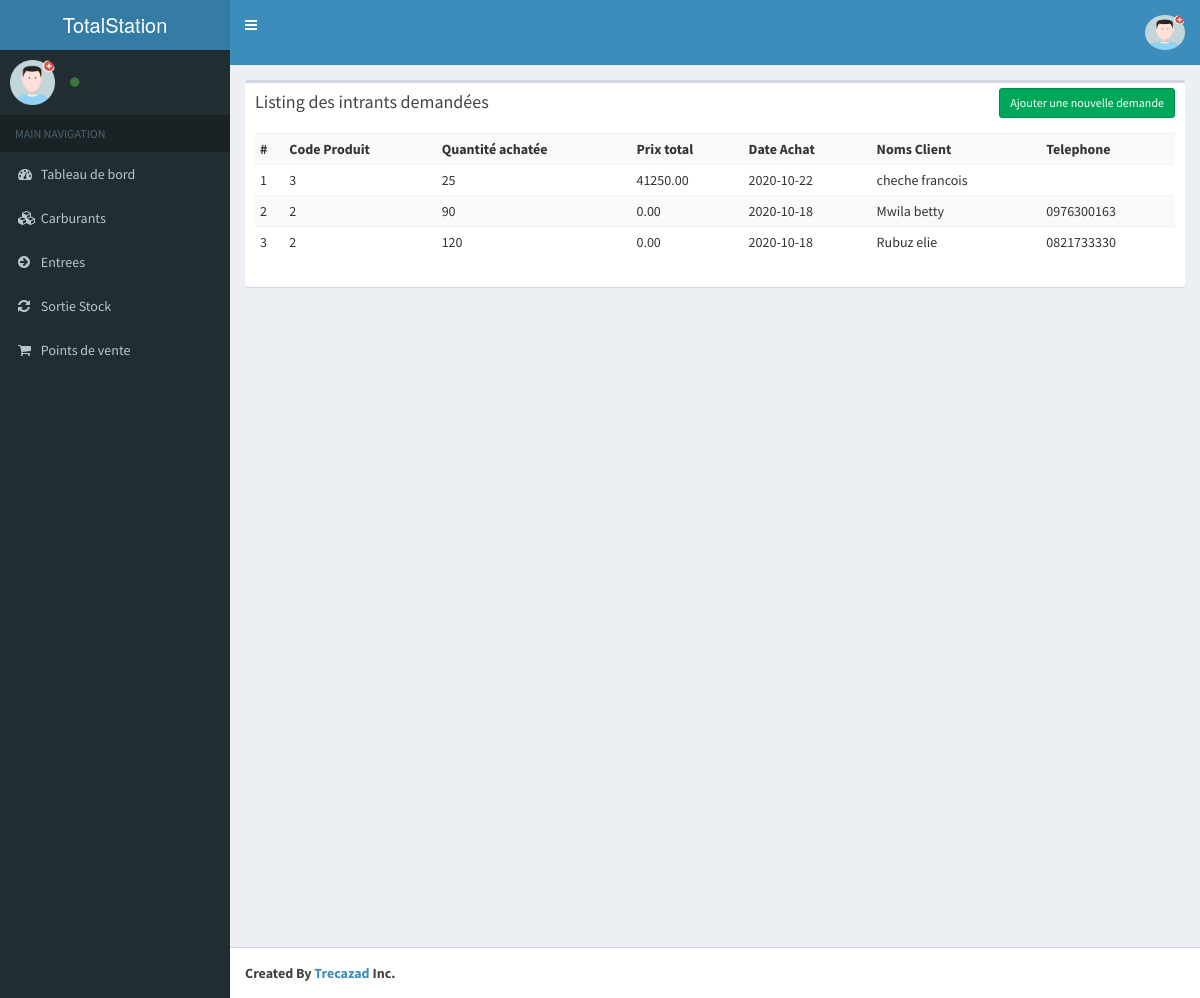
The app's page /index.php/demande with its own data.
### tables this page shows
CREATE TABLE `tb_im_demandes` (
  `demande_id` int(11) NOT NULL,
  `benef_nom` varchar(75) NOT NULL,
  `prix_total` float NOT NULL,
  `benef_prenom` varchar(75) DEFAULT NULL,
  `benef_phone` varchar(25) DEFAULT NULL,
  `qte_demandee` int(11) DEFAULT NULL,
  `date_demandee` date DEFAULT NULL,
  `intrant_sid` int(11) DEFAULT NULL,
  `date_ajout` datetime NOT NULL,
  `date_modif` datetime NOT NULL,
  `shop_sid` int(11) NOT NULL
);

### application/controllers/Demande.php (called while the page is built, shortened)
<?php
class Demande extends CI_Controller{
    function __construct()
    {
        $this->load->model('User_model');
        $this->load->model('Educazad_model');
    }
    function index()
    {
        $data['all_demandes'] = $this->Educazad_model->get_multiple('tb_im_demandes', array(), 'tb_im_demandes.demande_id','DESC');
        $data['_view'] = 'demandes/index';
        $this->load->view('layouts/main',$data);
    }
}

### index.php (called while the page is built, shortened)
<?php
require_once BASEPATH.'core/CodeIgniter.php';

### application/models/Educazad_model.php (called while the page is built, shortened)
<?php
class Educazad_model extends CI_Model
{
    public function get_multiple($table, $where = array(), $order_by = '', $order = '', $limit_page = array(), $position = array())
    {
        $this->db->order_by($order_by, $order);
        $query = $this->db->get_where($table, $where);
        return $query->result();
    }
}

### application/views/demandes/index.php (the view, shortened to what this page needs)
<div class="row">
    <div class="col-md-12">
        <div class="box">
            <div class="box-header">
                <h3 class="box-title">Listing des intrants demandées</h3>
                <div class="box-tools">
                    <a href="<?php echo site_url('demande/add'); ?>" class="btn btn-success btn-sm">Ajouter une nouvelle demande</a>
                </div>
            </div>
            <div class="box-body">
                <div class="table-responsive">
                    <table class="table table-striped table-sm table-condensed">
                        <tr>
                            <th>#</th>
                            <th>Code Produit</th>
                            <th>Quantité achatée</th>
                            <th>Prix total</th>
                            <th>Date Achat</th>
                            <th>Noms Client</th>
                            <th>Telephone</th>
                        </tr>
                        <?php $count=1; foreach($all_demandes as $t){ ?>
                            <tr>
                                <td><?php echo $count++; ?></td>
                                <td><?php echo $t->intrant_sid; ?></td>
                                <td><?php echo $t->qte_demandee; ?></td>
                                <td><?php echo $t->prix_total; ?>.00</td>
                                <td><?php echo $t->date_demandee; ?></td>
                                <td><?php echo $t->benef_nom; ?> <?php echo $t->benef_prenom; ?></td>
                                <td><?php echo $t->benef_phone; ?></td>
                            </tr>
                        <?php } ?>
                    </table>
                </div>
            </div>
        </div>
    </div>
</div>

### application/views/layouts/main.php (shortened to what this page needs)
<!DOCTYPE html>
<html>
    <head>
        <link rel="stylesheet" href="<?php echo site_url('resources/css/bootstrap.min.css');?>">
        <link rel="stylesheet" href="<?php echo site_url('resources/css/font-awesome.min.css');?>">
        <link rel="stylesheet" href="https://cdnjs.cloudflare.com/ajax/libs/ionicons/2.0.1/css/ionicons.min.css">
        <link rel="stylesheet" href="<?php echo site_url('resources/css/bootstrap-datetimepicker.min.css');?>">
        <link rel="stylesheet" href="<?php echo site_url('resources/css/AdminLTE.min.css');?>">
        <link rel="stylesheet" href="<?php echo site_url('resources/css/_all-skins.min.css');?>">
    </head>
    <body class="hold-transition skin-blue sidebar-mini">
        <div class="wrapper">
            <header class="main-header">
                <a href="" class="logo">
                    <span class="logo-lg">TotalStation</span>
                </a>
                <nav class="navbar navbar-static-top">
                    <a href="#" class="sidebar-toggle" data-toggle="offcanvas" role="button">
                    </a>
                    <div class="navbar-custom-menu">
                        <ul class="nav navbar-nav">
                            <li class="dropdown user user-menu">
                                <a href="#" class="dropdown-toggle" data-toggle="dropdown">
                                   <?php if (!empty($this->session->avatar)) { ?>
                                         <img src="<?php echo base_url() . trim($this->session->avatar); ?>" class="img-circle" alt="User Image"
                                         style="border-radius: 10px!important; height: 35px; width: 40px;"/>
                                 <?php } else { ?>
                                  <img src="<?php echo base_url(); ?>global/img/avatars/avatar.png"
                                        alt="Avatar" class="img-circle" style="border-radius: 10px!important; height: 35px; width: 40px;"/>
                                <?php } ?>
                                </a>
                            </li>
                        </ul>
                    </div>
                </nav>
            </header>
            <aside class="main-sidebar">
                <section class="sidebar">
                    <div class="user-panel">
                        <div class="pull-left image">
                            <?php if (!empty($this->session->avatar)) { ?>
                             <img src="<?php echo base_url() . trim($this->session->avatar); ?>"
                                alt="Avatar"
                                   style="border-radius: 10px!important; height: 50px; width: 50px;"/>
                                 <?php } else { ?>
                                  <img src="<?php echo base_url(); ?>global/img/avatars/avatar.png"
                                        alt="Avatar" class="img-circle" style="border-radius: 10px!important;"/>
                                <?php } ?>
                        </div>
                        <div class="pull-left info">
                            <a href="<?= base_url('user/account'); ?>" class="text-capitalize"><i class="fa fa-circle text-success"></i> <?= $this->session->fonction; ?></a>
                        </div>
                    </div>
                    <ul class="sidebar-menu">
                        <li class="header">MAIN NAVIGATION</li>
                        <li>
                            <a href="<?php echo site_url();?>">
                                <i class="fa fa-dashboard"></i> <span>Tableau de bord</span>
                            </a>
                        </li>
						<li>
                            <a href="#">
                                <i class="fa fa-cubes"></i> <span>Carburants</span>
                            </a>
                        </li>
						<li>
                            <a href="#">
                                <i class="fa fa-arrow-circle-right"></i> <span>Entrees</span>
                            </a>
                        </li>
                        <li>
                            <a href="#">
                                <i class="fa fa-refresh"></i> <span>Sortie Stock</span>
                            </a>
                        </li>
                         <li>
                            <a href="#">
                                <i class="fa fa-shopping-cart"></i> <span>Points de vente</span>
                            </a>
                        </li>
                    </ul>
                </section>
            </aside>
            <div class="content-wrapper">
                <section class="content">
                    <?php
                    if(isset($_view) && $_view)
                        $this->load->view($_view);
                    ?>
                </section>
            </div>
            <footer class="main-footer">
                <strong>Created By <a href="https://eliemwez.congoagile.com/">Trecazad</a> Inc.</strong>
            </footer>
        </div>
    </body>
</html>

### records on screen
tb_im_demandes: intrant_sid "3", qte_demandee "25", prix_total "41250", date_demandee "2020-10-22", benef_nom "cheche", benef_prenom "francois"
tb_im_demandes: intrant_sid "2", qte_demandee "90", prix_total "0", date_demandee "2020-10-18", benef_nom "Mwila", benef_prenom "betty", benef_phone "0976300163"
tb_im_demandes: intrant_sid "2", qte_demandee "120", prix_total "0", date_demandee "2020-10-18", benef_nom "Rubuz", benef_prenom "elie", benef_phone "0821733330"
